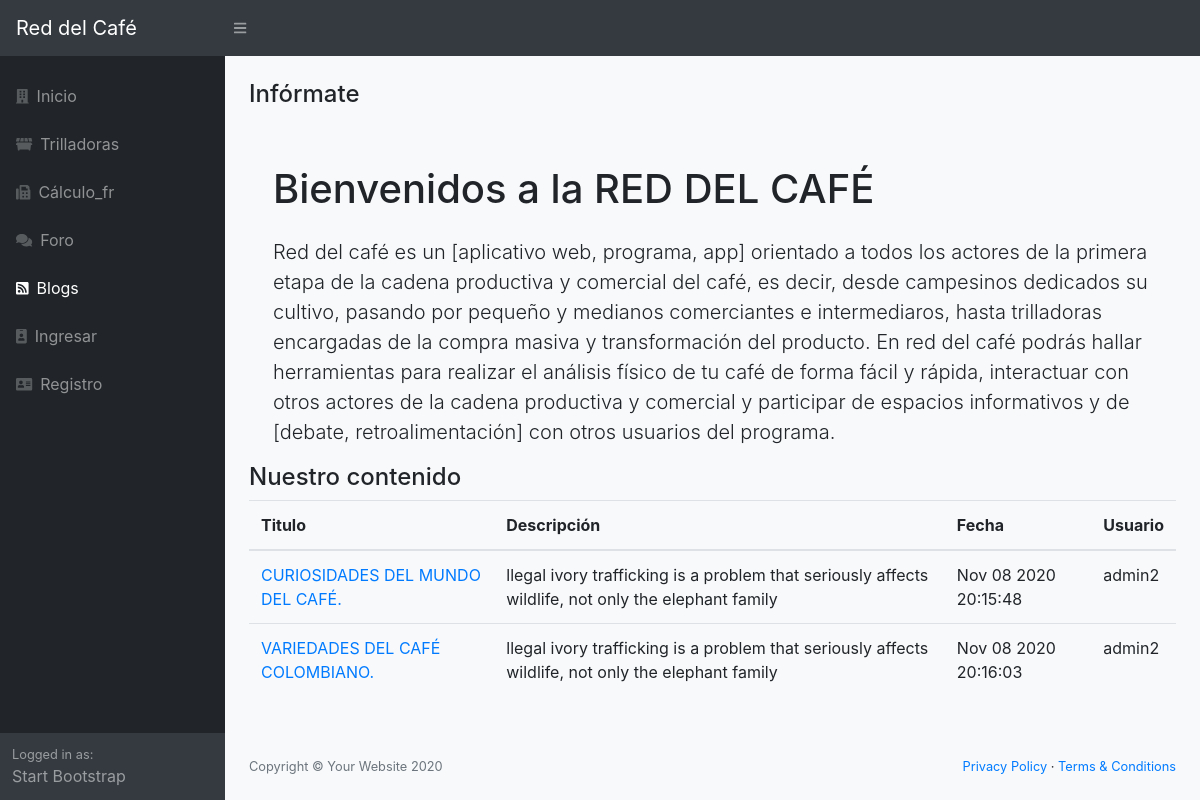
Screenshot of /blogs with the database file from the repository.
### red/models.py (models this page shows, shortened)
class Blogs(db.Model):
    __tablename__ = 'blogs'
    id = Column(Integer, primary_key=True)
    titulo = Column(String(100))
    descripcion = Column(String(255))
    created_at = db.Column(db.DateTime)
    UsuarioId = Column(Integer, ForeignKey('usuarios.id'), nullable=False)
    usuario = relationship("Usuarios", backref="blogs")
    def __repr__(self):
        return (u'<{self.__class__.__name__}: {self.id}>'.format(self=self))

class Usuarios(db.Model):
    __tablename__ = 'usuarios'
    id = Column(Integer, primary_key=True)
    username = Column(String(100), nullable=False)
    password_hash = Column(String(128), nullable=False)
    nombre = Column(String(200), nullable=False)
    email = Column(String(200), nullable=False)
    admin = Column(Boolean, default=False)
    @property
    def password(self):
        raise AttributeError('password is not a readable attribute')

### red/app.py (the view)
@app.route("/blogs")
def blogs():
    from red.models import Blogs, Usuarios
    blogs = Blogs.query.all()
    print(blogs)
    return render_template("blogs.html", blogs=blogs)

### red/templates/blogs.html (shortened to what this page needs)
{% extends "base.html" %} {% block title %}Todo del Café{% endblock %} {% block body %}
<div class="container">
  <div class="row">
    <div class="col-md-12">
      <h4>Infórmate</h4>
      <br/>
      <div class="container-fluid">
        <h1 class="mt-4 mb-4" >Bienvenidos a la RED DEL CAFÉ</h1>
        <p class="lead">Red del café es un [aplicativo web, programa, app] orientado a todos los actores de la primera etapa de la cadena productiva y comercial del café, es decir, desde campesinos dedicados su cultivo, pasando por pequeño y medianos comerciantes e intermediaros, hasta trilladoras encargadas de la compra masiva y transformación del producto.
          En red del café podrás hallar herramientas para realizar el análisis físico de tu café de forma fácil y rápida, interactuar con otros actores de la cadena productiva y comercial y participar de espacios informativos y de [debate, retroalimentación] con otros usuarios del programa.
        </p>
      </div>
      <h4>Nuestro contenido</h4>
      <div class="panel panel-default">
        <table class="table">
          <thead>
            <th>Titulo</th>
            <th>Descripción</th>
            <th>Fecha</th>
            <th>Usuario</th>
          </thead>
          <tbody>
            {% for frs in blogs %}
              <tr>
                <td><a href="{{url_for('blogs_view',id=frs.id)}}">{{frs.titulo}}</a></td>
                <td>{{frs.descripcion[0:100]}}</td>
                <td>{{frs.created_at.strftime("%b %d %Y %H:%M:%S")}}</td>
                <td>{{frs.usuario.username}}</td>
              </tr>
            {% endfor %}
          </tbody>
        </table>
      </div>
</div>
{% endblock %}

### rows the page displays
Blogs: titulo "CURIOSIDADES DEL MUNDO DEL CAFÉ.", descripcion "llegal ivory trafficking is a problem that seriously affects wildlife, not only the elephant family", created_at "Nov 08 2020 20:15:48", usuario.username "admin2"
Blogs: titulo "VARIEDADES DEL CAFÉ COLOMBIANO.", descripcion "llegal ivory trafficking is a problem that seriously affects wildlife, not only the elephant family", created_at "Nov 08 2020 20:16:03", usuario.username "admin2"
